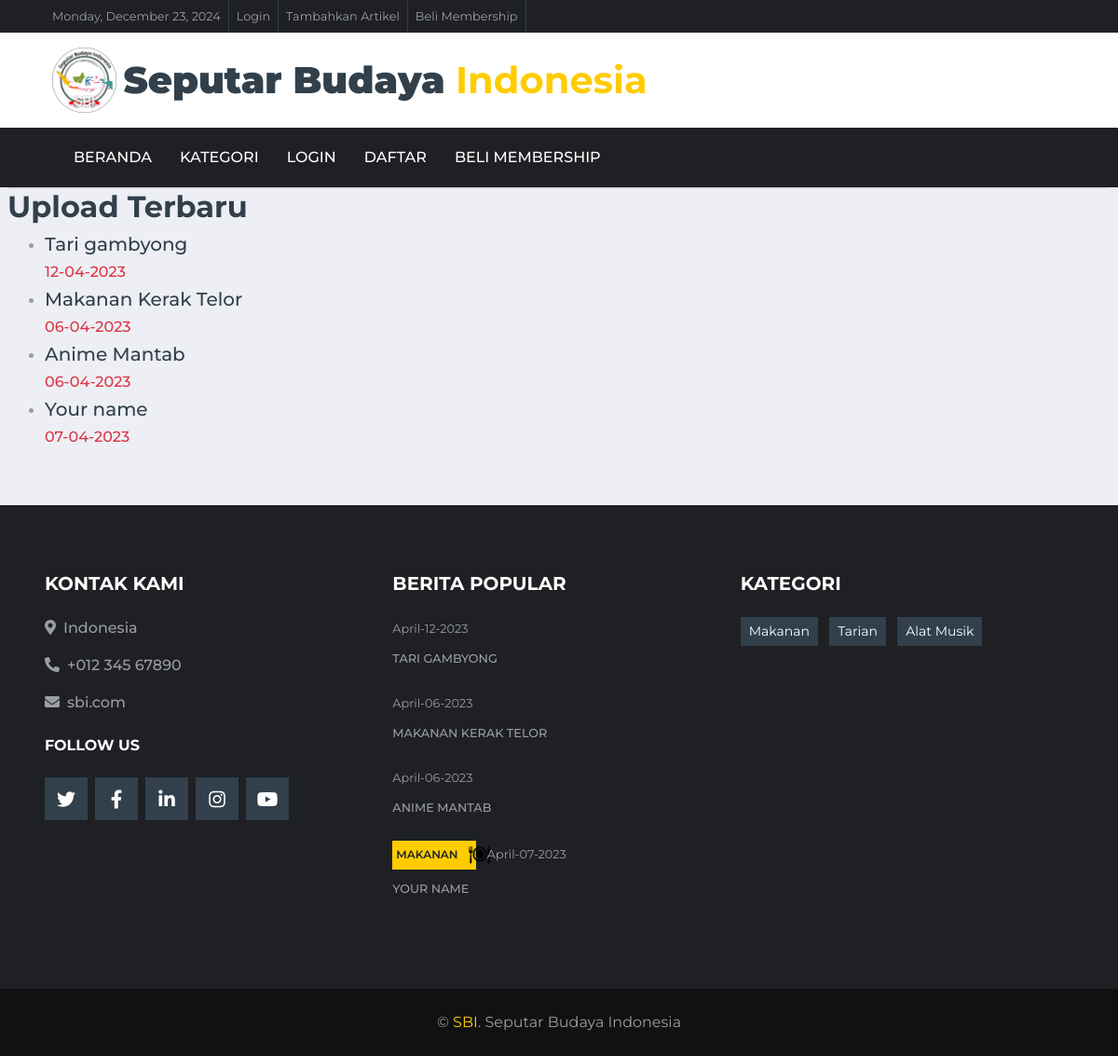
/detail/detail_konten/index.html, run on an earlier commit of the app's database.
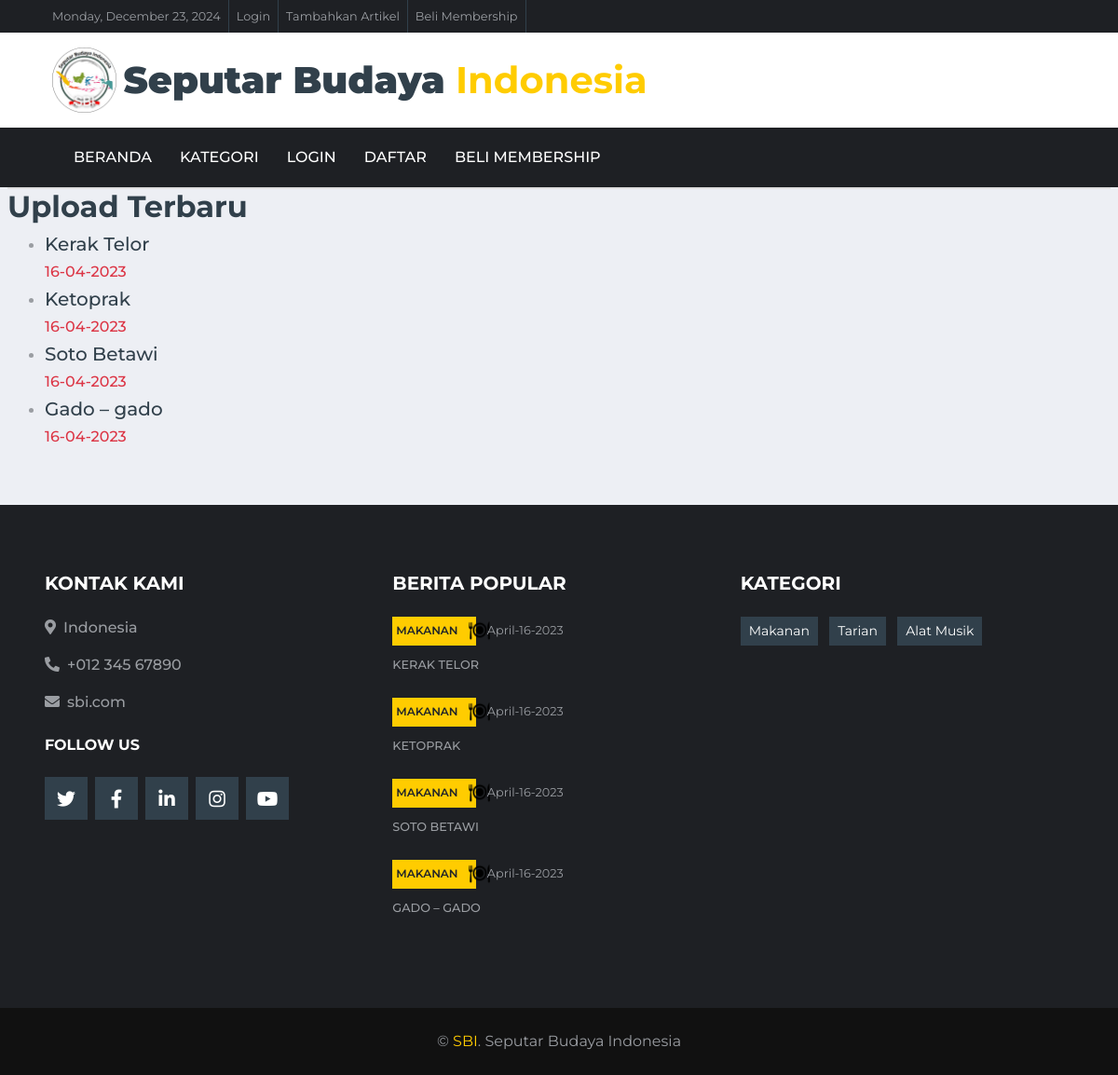
And on a later commit of the database.
### tables this page shows
CREATE TABLE `upload_content` (
  `id_konten` int(11) NOT NULL,
  `id_user` int(11) NOT NULL,
  `nama_penulis` varchar(80) NOT NULL,
  `judul_konten` varchar(255) NOT NULL,
  `daerah` varchar(50) NOT NULL,
  `kategori` varchar(50) NOT NULL,
  `kategori2` varchar(50) NOT NULL,
  `isi_konten` text NOT NULL,
  `gambar` text NOT NULL,
  `tgl_konten` datetime NOT NULL DEFAULT current_timestamp()
);

### application/controllers/Detail.php (called while the page is built)
<?php
class Detail extends CI_Controller {
    public function detail_konten($id_konten)
    {
        $data['barang'] = $this->model_home->detail_konten($id_konten);
        $berita_terbaru['berita_terbaru'] = $this->model_home->data_berita_terbaru()->result();
        $data_home_navbar['data_home_navbar'] = $this->model_home->data_home_navbar()->result();
        $data['home'] = $this->model_home->data_home()->result();
        $this->load->view('templates/header');
        $this->load->view('templates/navbar', $data_home_navbar);
        $this->load->view('detail', $data);
        $this->load->view('templates/footer');
        $this->load->view('templates/footer_content',$berita_terbaru);
    }
}

### index.php (called while the page is built, shortened)
<?php
require_once BASEPATH.'core/CodeIgniter.php';

### application/models/model_home.php (called while the page is built, shortened)
<?php
class Model_home extends CI_Model
{
    public function data_home()
    {
        $result = $this->db->get('upload_content', 4, 0);
        return $result;
    }
    public function data_berita_terbaru()
    {
        $this->db->order_by("tgl_konten", "desc");
        $result = $this->db->get('upload_content', 4, 0);
        return $result;
    }
}

### application/views/detail.php (the view, shortened to what the changed rows need)
        <div class="col-lg-4">
          <div class="sidebar">
            <div class="row">
              <div class="col-lg-12">
                <div class="sidebar-item recent-posts">
                  <div class="sidebar-heading">
                    <div class="sidebar-item recent-posts">
                      <div class="sidebar-heading">
                        <h2>Upload Terbaru</h2>
                      </div>
                      <div class="content">
                        <ul>
                          <?php foreach ($home as $brg) : ?>
                            <li>
                              <a href="<?= base_url('detail/detail_konten/' . $brg->id_konten); ?>">
                                <h5><?= $brg->judul_konten; ?></h5>
                              </a>
                              <?php $originalDate = $brg->tgl_konten;
                              $newDate = date("d-m-Y", strtotime($originalDate)); ?>
                              <h6 class="text-danger" href=""><?= $newDate ?></h6>
                            </li>
                            <?php endforeach; ?>
                        </ul>
                      </div>
                    </div>
                  </div>
                </div>
              </div>
            </div>
          </div>
        </div>
</body>
</html>

### application/views/templates/footer_content.php (shortened to what the changed rows need)
<div class="container-fluid bg-dark pt-5 px-lg-5 mt-5 px-4">
    <div class="row py-4">
        <div class="col-lg-4 col-md-6 mb-5">
            <div class="mb-3">
                <?php foreach ($home as $brt) :?>
                <div class="mb-2">
                <?php if ($brt->kategori == "makanan") { ?>
                    <a class="badge badge-primary text-uppercase font-weight-semi-bold p-1 mr-2 w-25" href="<?=base_url('kategori/makanan')?>"><?= $brt->kategori ?> <img src="<?= base_url() ?>assets/img/food-icon.png" style="height: 23px;" class="ml-2" alt=""></a>
                    <?php }; ?>
                    <?php $originalDate = $brt->tgl_konten; $newDate = date("F-d-Y", strtotime($originalDate));?><a class="text-body" href=""><small><?= $newDate ?></small></a>
                </div>
                <a class="small text-body text-uppercase font-weight-medium" href=""><?=$brt->judul_konten;?></a>
                <br>
                <br>
                <?php endforeach ; ?>
            </div>
        </div>
    </div>
</div>

What changed in the data, as far as the page shows it:
no longer on this page (row edited): upload_content: judul_konten "Your name", tgl_konten "07-04-2023", kategori "MAKANAN", tgl_konten "April-07-2023", judul_konten "YOUR NAME"
changed upload_content: judul_konten "Tari gambyong" → "Kerak Telor"; tgl_konten "12-04-2023" → "16-04-2023"; kategori (not shown) → "MAKANAN"; kategori: picture added; tgl_konten "April-12-2023" → "April-16-2023"; judul_konten "TARI GAMBYONG" → "KERAK TELOR"
changed upload_content: judul_konten "Makanan Kerak Telor" → "Ketoprak"; tgl_konten "06-04-2023" → "16-04-2023"; kategori (not shown) → "MAKANAN"; kategori: picture added; tgl_konten "April-06-2023" → "April-16-2023"; judul_konten "MAKANAN KERAK TELOR" → "KETOPRAK"
added upload_content: judul_konten "Soto Betawi", tgl_konten "16-04-2023", kategori "MAKANAN", tgl_konten "April-16-2023", judul_konten "SOTO BETAWI"
changed upload_content: judul_konten "Anime Mantab" → "Gado – gado"; tgl_konten "06-04-2023" → "16-04-2023"; kategori (not shown) → "MAKANAN"; kategori: picture added; tgl_konten "April-06-2023" → "April-16-2023"; judul_konten "ANIME MANTAB" → "GADO – GADO"
